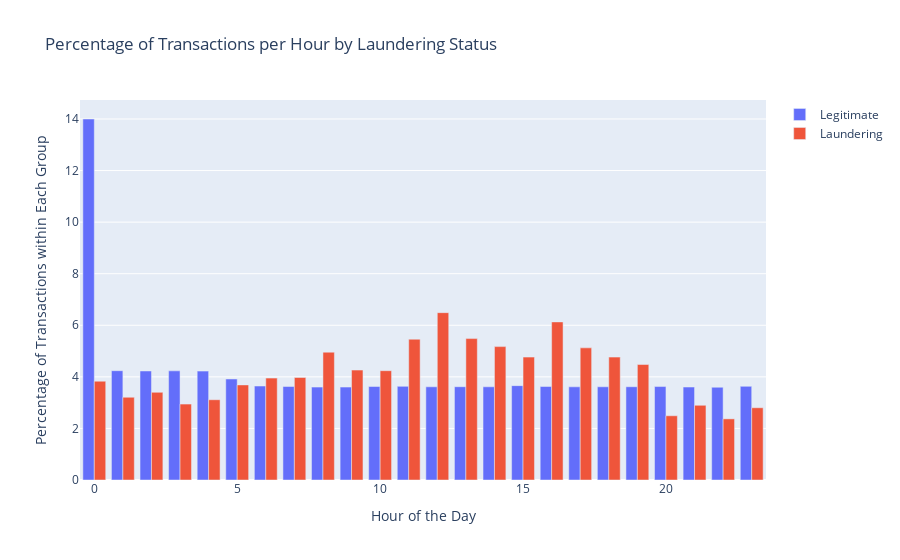

The notebook cell this image was saved under:
### Code cell
# Calculate the number of transactions per hour for each laundering status (0: legitimate, 1: laundering)
transactions_by_hour = df.groupby(['hour', 'is_laundering']).size().unstack()

# Calculate the percentage of transactions per hour within each laundering status
transactions_by_hour_pct = transactions_by_hour.div(transactions_by_hour.sum(axis=0), axis=1) * 100

# Create a Plotly bar chart to visualize the data
fig = go.Figure()

fig.add_trace(go.Bar(x=transactions_by_hour_pct.index, y=transactions_by_hour_pct[0], name='Legitimate'))
fig.add_trace(go.Bar(x=transactions_by_hour_pct.index, y=transactions_by_hour_pct[1], name='Laundering'))

fig.update_layout(barmode='group', title='Percentage of Transactions per Hour by Laundering Status',
                  xaxis_title='Hour of the Day', yaxis_title='Percentage of Transactions within Each Group')

fig.show()

### Figure 1 — Plotly figure (JSON) as saved in the notebook; plotly's stock layout.template omitted (floating-point values rounded to 4 significant figures)
{"data": [{"name": "Legitimate", "type": "bar", "x": [0, 1, 2, 3, 4, 5, 6, 7, 8, 9, 10, 11, 12, 13, 14, 15, 16, 17, 18, 19, 20, 21, 22, 23], "y": [14.0, 4.239, 4.227, 4.233, 4.222, 3.917, 3.644, 3.625, 3.602, 3.603, 3.625, 3.631, 3.614, 3.618, 3.614, 3.659, 3.625, 3.613, 3.615, 3.616, 3.624, 3.605, 3.597, 3.632]}, {"name": "Laundering", "type": "bar", "x": [0, 1, 2, 3, 4, 5, 6, 7, 8, 9, 10, 11, 12, 13, 14, 15, 16, 17, 18, 19, 20, 21, 22, 23], "y": [3.831, 3.209, 3.4, 2.945, 3.113, 3.688, 3.951, 3.975, 4.957, 4.262, 4.239, 5.46, 6.489, 5.484, 5.172, 4.765, 6.13, 5.125, 4.765, 4.478, 2.49, 2.898, 2.371, 2.802]}], "layout": {"barmode": "group", "title": {"text": "Percentage of Transactions per Hour by Laundering Status"}, "xaxis": {"title": {"text": "Hour of the Day"}}, "yaxis": {"title": {"text": "Percentage of Transactions within Each Group"}}}}
